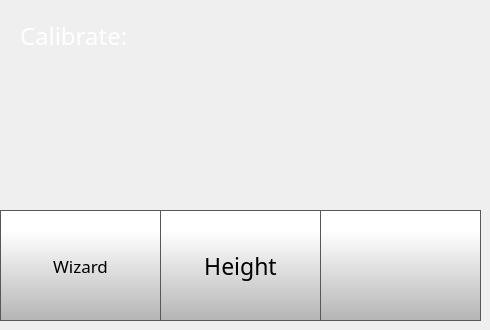
    <widget class="QWidget" name="calibratePage">
     <widget class="QLabel" name="calibrateLabel">
      <property name="geometry">
       <rect>
        <x>20</x>
        <y>20</y>
        <width>231</width>
        <height>31</height>
       </rect>
      </property>
      <property name="font">
       <font>
        <family>Gotham</family>
        <pointsize>18</pointsize>
        <weight>50</weight>
        <bold>false</bold>
       </font>
      </property>
      <property name="styleSheet">
       <string notr="true">color: rgb(255, 255, 255);</string>
      </property>
      <property name="text">
       <string>Calibrate:</string>
      </property>
     </widget>
     <widget class="QPushButton" name="calibrateBackButton">
      <property name="geometry">
       <rect>
        <x>320</x>
        <y>210</y>
        <width>161</width>
        <height>111</height>
       </rect>
      </property>
      <property name="minimumSize">
       <size>
        <width>0</width>
        <height>0</height>
       </size>
      </property>
      <property name="font">
       <font>
        <family>Gotham Light</family>
        <pointsize>9</pointsize>
       </font>
      </property>
      <property name="styleSheet">
       <string notr="true">QPushButton {
     border: 1px solid rgb(87, 87, 87);
	background-color: qlineargradient(spread:pad, x1:0, y1:1, x2:0, y2:0.188, stop:0 rgba(180, 180, 180, 255), stop:1 rgba(255, 255, 255, 255));


}

QPushButton:pressed {
    background-color: qlineargradient(x1: 0, y1: 0, x2: 0, y2: 1,
                                      stop: 0 #dadbde, stop: 1 #f6f7fa);
}

QPushButton:flat {
    border: none; /* no border for a flat push button */
}

QPushButton:default {
    border-color: navy; /* make the default button prominent */
}</string>
      </property>
      <property name="text">
       <string/>
      </property>
      <property name="icon">
       <iconset>
        <normaloff>templates/img/arrows-4.png</normaloff>templates/img/arrows-4.png</iconset>
      </property>
      <property name="iconSize">
       <size>
        <width>50</width>
        <height>50</height>
       </size>
      </property>
      <property name="checkable">
       <bool>false</bool>
      </property>
      <property name="autoDefault">
       <bool>false</bool>
      </property>
      <property name="default">
       <bool>false</bool>
      </property>
      <property name="flat">
       <bool>false</bool>
      </property>
     </widget>
     <widget class="QToolButton" name="nozzleOffsetButton">
      <property name="geometry">
       <rect>
        <x>160</x>
        <y>210</y>
        <width>161</width>
        <height>111</height>
       </rect>
      </property>
      <property name="font">
       <font>
        <family>Gotham</family>
        <pointsize>17</pointsize>
       </font>
      </property>
      <property name="styleSheet">
       <string notr="true">QToolButton {

     border: 1px solid rgb(87, 87, 87);
	background-color: qlineargradient(spread:pad, x1:0, y1:1, x2:0, y2:0.188, stop:0 rgba(180, 180, 180, 255), stop:1 rgba(255, 255, 255, 255));



}

QToolButton:pressed {
    background-color: qlineargradient(x1: 0, y1: 0, x2: 0, y2: 1,
                                      stop: 0 #dadbde, stop: 1 #f6f7fa);
}

QToolButton:flat {
    border: none; /* no border for a flat push button */
}

QToolButton:default {
    border-color: navy; /* make the default button prominent */
}

QToolButton:focus {
	outline: none;
}</string>
      </property>
      <property name="text">
       <string>Height</string>
      </property>
      <property name="icon">
       <iconset>
        <normaloff>templates/img/Nozzle Offset Icon.png</normaloff>templates/img/Nozzle Offset Icon.png</iconset>
      </property>
      <property name="iconSize">
       <size>
        <width>70</width>
        <height>70</height>
       </size>
      </property>
      <property name="toolButtonStyle">
       <enum>Qt::ToolButtonTextUnderIcon</enum>
      </property>
     </widget>
     <widget class="QToolButton" name="calibrationWizardButton">
      <property name="geometry">
       <rect>
        <x>0</x>
        <y>210</y>
        <width>161</width>
        <height>111</height>
       </rect>
      </property>
      <property name="font">
       <font>
        <family>Gotham</family>
        <pointsize>13</pointsize>
       </font>
      </property>
      <property name="styleSheet">
       <string notr="true">QToolButton {
     border: 1px solid rgb(87, 87, 87);
	background-color: qlineargradient(spread:pad, x1:0, y1:1, x2:0, y2:0.188, stop:0 rgba(180, 180, 180, 255), stop:1 rgba(255, 255, 255, 255));


}

QToolButton:pressed {
    background-color: qlineargradient(x1: 0, y1: 0, x2: 0, y2: 1,
                                      stop: 0 #dadbde, stop: 1 #f6f7fa);
}

QToolButton:flat {
    border: none; /* no border for a flat push button */
}

QToolButton:default {
    border-color: navy; /* make the default button prominent */
}

QToolButton:focus {
	outline: none;
}</string>
      </property>
      <property name="text">
       <string>Wizard</string>
      </property>
      <property name="icon">
       <iconset>
        <normaloff>templates/img/magic-wand.png</normaloff>templates/img/magic-wand.png</iconset>
      </property>
      <property name="iconSize">
       <size>
        <width>60</width>
        <height>60</height>
       </size>
      </property>
      <property name="toolButtonStyle">
       <enum>Qt::ToolButtonTextUnderIcon</enum>
      </property>
     </widget>
    </widget>
